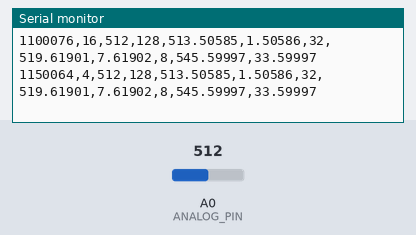
Simulated run of this sketch. Board: Arduino Uno, built with avr-gcc and run on an emulated ATmega328P. Parts: the last lines printed to the serial monitor. The test bench sets the inputs (shaded band); at power-on: A0 (ANALOG_PIN) = 512.

Above: at 1.2 s.
1.3 s: A0 (ANALOG_PIN) set to 716
At 1.32 s:
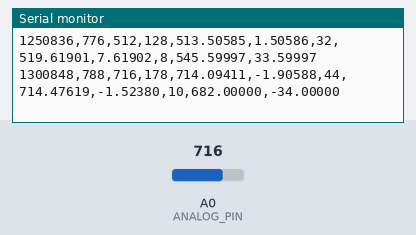
2.8 s: A0 (ANALOG_PIN) set to 900
At 2.82 s:
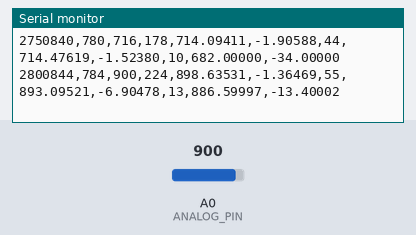
Timing chart, 0 to 5.8 s (numbered marks = the images above; inputs shaded):
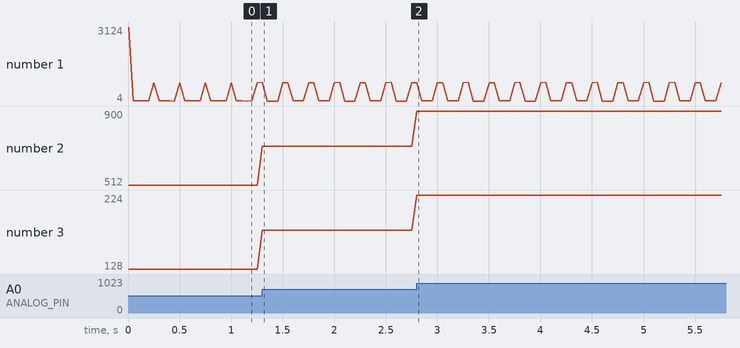

The sketch:

NumericError_QuantizationV2.ino
```cpp
#include <Arduino.h>

// BetterBoard Numeric Error Depth — Quantization V2
// Re-quantizes the measured 10-bit ADC count to 8/6/4 bits using integer
// rational rounding so the experiment isolates quantization from float math.

const uint8_t ANALOG_PIN = A0;
const uint32_t BAUD = 115200;
const uint32_t SAMPLE_INTERVAL_US = 50000UL;
uint32_t nextSampleUs = 0;

uint16_t quantize10(uint16_t raw10, uint8_t bits) {
  const uint16_t levels = (1U << bits) - 1U;
  return (uint16_t)(((uint32_t)raw10 * levels + 511UL) / 1023UL);
}

float reconstructCounts(uint16_t q, uint8_t bits) {
  const uint16_t levels = (1U << bits) - 1U;
  return ((float)q * 1023.0f) / (float)levels;
}

void setup() {
  Serial.begin(BAUD);
  pinMode(ANALOG_PIN, INPUT);
  nextSampleUs = micros();
  Serial.println("sample_us,lateness_us,raw10,q8,recon8,error8_counts,q6,recon6,error6_counts,q4,recon4,error4_counts");
}

void loop() {
  const uint32_t now = micros();
  if ((int32_t)(now - nextSampleUs) < 0) return;
  const uint32_t scheduled = nextSampleUs;
  nextSampleUs += SAMPLE_INTERVAL_US;
  const uint32_t sampleUs = micros();
  const uint16_t raw = analogRead(ANALOG_PIN);
  const uint16_t q8 = quantize10(raw, 8), q6 = quantize10(raw, 6), q4 = quantize10(raw, 4);
  const float r8 = reconstructCounts(q8, 8), r6 = reconstructCounts(q6, 6), r4 = reconstructCounts(q4, 4);

  Serial.print(sampleUs); Serial.print(','); Serial.print(sampleUs - scheduled); Serial.print(',');
  Serial.print(raw); Serial.print(',');
  Serial.print(q8); Serial.print(','); Serial.print(r8, 5); Serial.print(','); Serial.print(r8 - raw, 5); Serial.print(',');
  Serial.print(q6); Serial.print(','); Serial.print(r6, 5); Serial.print(','); Serial.print(r6 - raw, 5); Serial.print(',');
  Serial.print(q4); Serial.print(','); Serial.print(r4, 5); Serial.print(','); Serial.println(r4 - raw, 5);
}
```

Measured:
- after the input at 1.3 s, the serial monitor: prints a new line at once (image 1)
- plotted number 2: 512 → 716 after the input at 1.3 s
- plotted number 3: 128 → 178 after the input at 1.3 s
